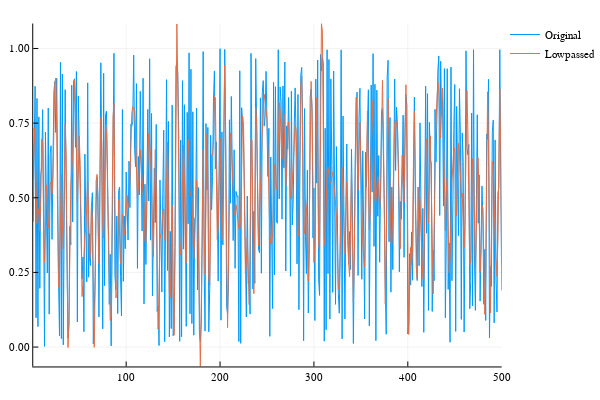

Here is the notebook cell this chart was saved with:
### Code cell
lowpass_21 = sinc_21 .* bh
lowpass_21 /= sum(lowpass_21)

s_lp = imfilter(s, lowpass_21 |> centered)

plot(s, label = "Original")
plot!(s_lp, label = "Lowpassed")

### Figure 1 — Plotly figure (JSON) as saved in the notebook; plotly's stock layout.template omitted (floating-point values rounded to 4 significant figures; data arrays with more than 128 entries replaced by an {"elided": "..."} marker saying what was removed)
{"data": [{"colorbar": {"title": ""}, "legendgroup": "Original", "line": {"color": "rgba(0, 154, 250, 1.000)", "dash": "solid", "shape": "linear", "width": 1}, "mode": "lines", "name": "Original", "showlegend": true, "type": "scatter", "x": {"elided": "500 int values"}, "xaxis": "x1", "y": {"elided": "500 float values"}, "yaxis": "y1"}, {"colorbar": {"title": ""}, "legendgroup": "Lowpassed", "line": {"color": "rgba(227, 111, 71, 1.000)", "dash": "solid", "shape": "linear", "width": 1}, "mode": "lines", "name": "Lowpassed", "showlegend": true, "type": "scatter", "x": {"elided": "500 int values"}, "xaxis": "x1", "y": {"elided": "500 float values"}, "yaxis": "y1"}], "layout": {"annotations": [], "height": 400, "legend": {"bgcolor": "rgba(255, 255, 255, 1.000)", "bordercolor": "rgba(0, 0, 0, 1.000)", "font": {"color": "rgba(0, 0, 0, 1.000)", "family": "sans-serif", "size": 11}, "tracegroupgap": 0, "x": 1, "y": 1}, "margin": {"b": 20, "l": 0, "r": 0, "t": 20}, "paper_bgcolor": "rgba(255, 255, 255, 1.000)", "plot_bgcolor": "rgba(255, 255, 255, 1.000)", "showlegend": true, "width": 600, "xaxis": {"anchor": "y1", "domain": [0.06582, 0.9934], "gridcolor": "rgba(0, 0, 0, 0.100)", "gridwidth": 0.5, "linecolor": "rgba(0, 0, 0, 1.000)", "mirror": false, "range": [1, 500], "showgrid": true, "showline": true, "showticklabels": true, "tickangle": 0, "tickcolor": "rgb(0, 0, 0)", "tickfont": {"color": "rgba(0, 0, 0, 1.000)", "family": "sans-serif", "size": 11}, "tickmode": "array", "ticks": "inside", "ticktext": ["100", "200", "300", "400", "500"], "tickvals": [100, 200, 300, 400, 500], "title": "", "titlefont": {"color": "rgba(0, 0, 0, 1.000)", "family": "sans-serif", "size": 15}, "type": "-", "visible": true, "zeroline": false, "zerolinecolor": "rgba(0, 0, 0, 1.000)"}, "yaxis": {"anchor": "x1", "domain": [0.03762, 0.9902], "gridcolor": "rgba(0, 0, 0, 0.100)", "gridwidth": 0.5, "linecolor": "rgba(0, 0, 0, 1.000)", "mirror": false, "range": [-0.06493, 1.084], "showgrid": true, "showline": true, "showticklabels": true, "tickangle": 0, "tickcolor": "rgb(0, 0, 0)", "tickfont": {"color": "rgba(0, 0, 0, 1.000)", "family": "sans-serif", "size": 11}, "tickmode": "array", "ticks": "inside", "ticktext": ["0.00", "0.25", "0.50", "0.75", "1.00"], "tickvals": [0, 0.25, 0.5, 0.75, 1], "title": "", "titlefont": {"color": "rgba(0, 0, 0, 1.000)", "family": "sans-serif", "size": 15}, "type": "-", "visible": true, "zeroline": false, "zerolinecolor": "rgba(0, 0, 0, 1.000)"}}}
